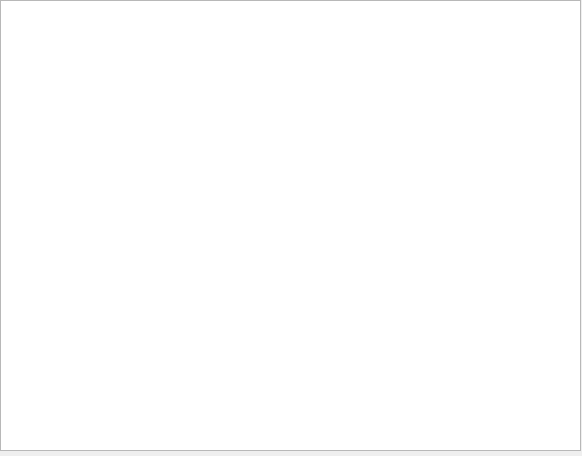
<?xml version="1.0" encoding="UTF-8"?>
<ui version="4.0">
 <class>Editor</class>
 <widget class="QWidget" name="Editor">
  <property name="geometry">
   <rect>
    <x>0</x>
    <y>0</y>
    <width>582</width>
    <height>456</height>
   </rect>
  </property>
  <property name="windowTitle">
   <string>Form</string>
  </property>
  <widget class="QWidget" name="verticalLayoutWidget">
   <property name="geometry">
    <rect>
     <x>0</x>
     <y>0</y>
     <width>581</width>
     <height>451</height>
    </rect>
   </property>
   <layout class="QVBoxLayout" name="rootLayout">
    <item>
     <widget class="QTextEdit" name="textEdit"/>
    </item>
   </layout>
  </widget>
 </widget>
 <resources/>
 <connections/>
</ui>
